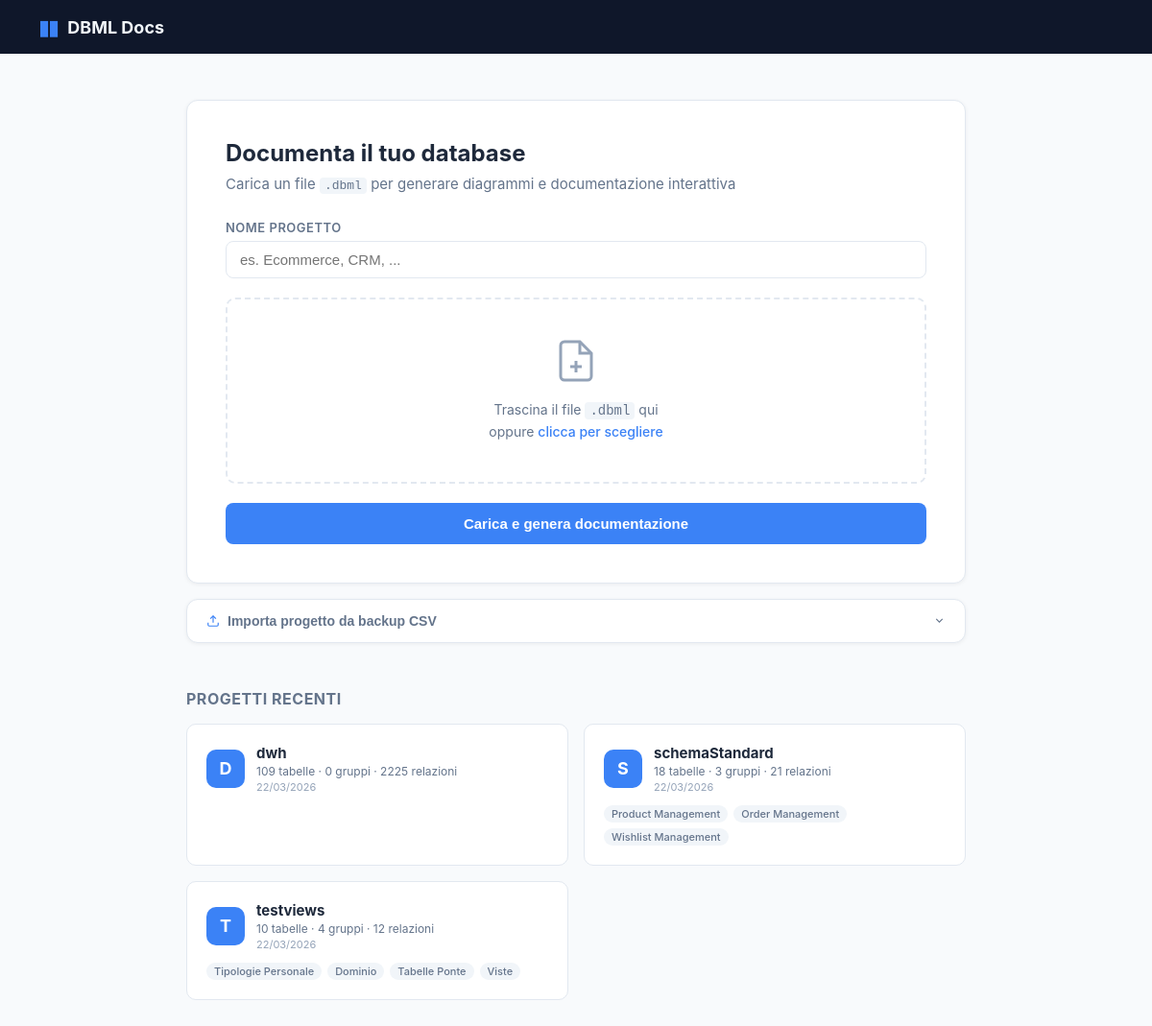
Before: / with the older database file.
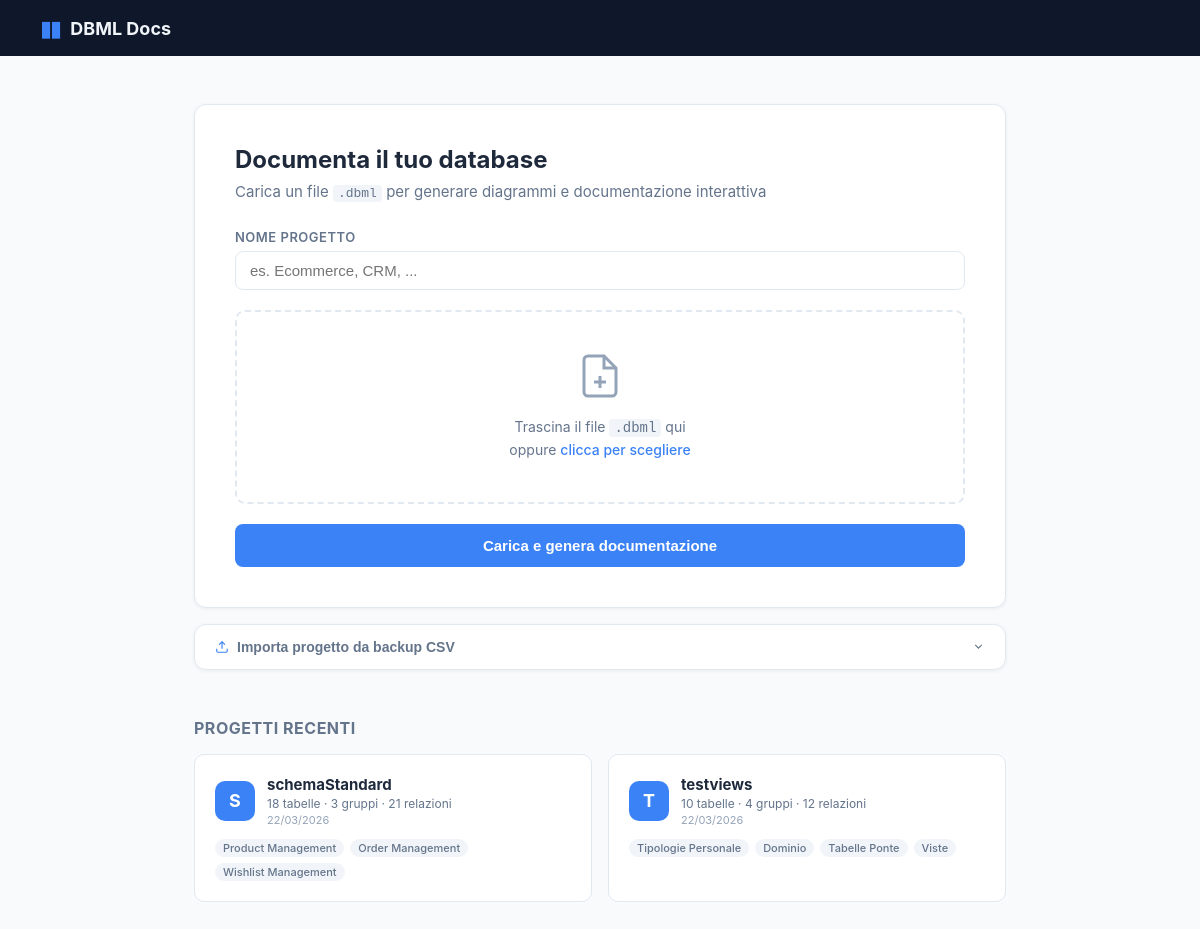
After: the same page with the newer database file.
### models.py (models this page shows)
class Project(Base):
    __tablename__ = "projects"
    id:              Mapped[str]            = mapped_column(String(16), primary_key=True)
    name:            Mapped[str]            = mapped_column(String(255), nullable=False)
    tables_data:     Mapped[str]            = mapped_column(Text, default="{}")
    groups_data:     Mapped[str]            = mapped_column(Text, default="{}")
    refs_data:       Mapped[str]            = mapped_column(Text, default="[]")
    ungrouped_data:  Mapped[str]            = mapped_column(Text, default="[]")
    saved_positions:  Mapped[str]           = mapped_column(Text, default="{}")
    notes_data:       Mapped[str]           = mapped_column(Text, default="[]")   # post-it notes
    markdown_notes:   Mapped[Optional[str]] = mapped_column(Text, default="")
    column_notes_data: Mapped[str]          = mapped_column(Text, default="{}")   # "table::col" → note
    enums_data:        Mapped[str]          = mapped_column(Text, default="[]")   # enum definitions from DBML
    views_data:        Mapped[str]          = mapped_column(Text, default="[]")   # saved join views
    doc_notes_data:    Mapped[str]          = mapped_column(Text, default="[]")   # multi-note docs
    table_notes_data:  Mapped[str]          = mapped_column(Text, default="{}")   # tname → table note override
    created_at:      Mapped[Optional[datetime]] = mapped_column(
        DateTime, server_default=func.now()
    )

### main.py (the view)
@app.get("/", response_class=HTMLResponse)
async def index(request: Request, db: Session = Depends(get_db)):
    projects = [_to_dict_minimal(p) for p in db.query(Project).order_by(Project.name).all()]
    return templates.TemplateResponse("index.html", {
        "request": request, "projects": projects,
    })

### templates/index.html (shortened to what this page needs)
<!DOCTYPE html>
<html lang="it">
<head>
  <link rel="stylesheet" href="/static/css/base.css" />
  <link rel="stylesheet" href="/static/css/index.css" />
</head>
<body class="index-page">
  <div class="index-header">
    <div class="logo">
      <span class="logo-icon">&#9646;&#9646;</span>
      <span class="logo-text">DBML Docs</span>
    </div>
  </div>
  <div class="index-body">
    <div class="upload-card">
      <h1>Documenta il tuo database</h1>
      <p class="subtitle">Carica un file <code>.dbml</code> per generare diagrammi e documentazione interattiva</p>
      <form action="/upload" method="post" enctype="multipart/form-data" id="uploadForm">
        <div class="form-group">
          <label for="name">Nome progetto</label>
          <input type="text" id="name" name="name" placeholder="es. Ecommerce, CRM, ..." required />
        </div>
        <div class="drop-zone" id="dropZone">
          <div class="drop-zone-inner">
            <svg width="48" height="48" viewBox="0 0 24 24" fill="none" stroke="currentColor" stroke-width="1.5">
              <path d="M14 2H6a2 2 0 0 0-2 2v16a2 2 0 0 0 2 2h12a2 2 0 0 0 2-2V8z"/>
              <polyline points="14 2 14 8 20 8"/>
              <line x1="12" y1="18" x2="12" y2="12"/>
              <line x1="9" y1="15" x2="15" y2="15"/>
            </svg>
            <p id="dropText">Trascina il file <code>.dbml</code> qui<br/>oppure <span class="link-text">clicca per scegliere</span></p>
          </div>
        </div>
        <button type="submit" class="btn btn-primary btn-block" id="submitBtn">Carica e genera documentazione</button>
      </form>
    </div>
    <div class="import-card" id="importCard">
      <button class="import-toggle" onclick="toggleImport()" id="importToggle">
        <svg width="14" height="14" viewBox="0 0 24 24" fill="none" stroke="currentColor" stroke-width="2"><path d="M21 15v4a2 2 0 0 1-2 2H5a2 2 0 0 1-2-2v-4"/><polyline points="17 8 12 3 7 8"/><line x1="12" y1="3" x2="12" y2="15"/></svg>
        Importa progetto da backup CSV
        <svg class="import-chev" width="13" height="13" viewBox="0 0 24 24" fill="none" stroke="currentColor" stroke-width="2"><polyline points="6 9 12 15 18 9"/></svg>
      </button>
    </div>
    {% if projects %}
    <div class="projects-section">
      <h2>Progetti recenti</h2>
      <div class="projects-grid">
        {% for p in projects %}
        <a href="/project/{{ p.id }}" class="project-card">
          <div class="project-card-header">
            <div class="project-icon">{{ p.name[0] | upper }}</div>
            <div class="project-meta">
              <div class="project-name">{{ p.name }}</div>
              <div class="project-stats">
                {{ p.tables | length }} tabelle &middot;
                {{ p.groups | length }} gruppi &middot;
                {{ p.refs_count }} relazioni
              </div>
              {% if p.created_at %}<div class="project-date">{{ p.created_at }}</div>{% endif %}
            </div>
          </div>
          <div class="project-groups">
            {% for g in p.groups %}
            <span class="group-tag">{{ g }}</span>
            {% endfor %}
          </div>
        </a>
        {% endfor %}
      </div>
    </div>
    {% endif %}
  </div>
</body>
</html>

### static/css/base.css (style rules this page uses)
*, *::before, *::after { box-sizing: border-box; margin: 0; padding: 0; }
:root { --sidebar-w: 272px; --sidebar-bg: #0f172a; --sidebar-border: #1e293b; --sidebar-text: #94a3b8; --sidebar-text-bright: #e2e8f0; --sidebar-hover: #1e293b; --sidebar-active: #1e3a5f; --canvas-bg: #f1f5f9; --card-bg: #ffffff; --card-border: #e2e8f0; --card-shadow: 0 2px 8px rgba(0,0,0,.08); --card-shadow-active: 0 0 0 2px #3b82f6, 0 4px 16px rgba(59,130,246,.2); --accent: #3b82f6; --text: #1e293b; --text-muted: #64748b; --border: #e2e8f0; --toolbar-h: 48px; --font: -apple-system, BlinkMacSystemFont, 'Segoe UI', Roboto, sans-serif; }
body { font-family: var(--font); color: var(--text); background: #fff; }
a { text-decoration: none; color: inherit; }
code { font-family: 'SFMono-Regular', Consolas, monospace; }

Changed rows visible on the page:
removed Project: name "D", name "dwh", tables|length "109", groups|length "0", refs_count "2225", created_at "22/03/2026"
